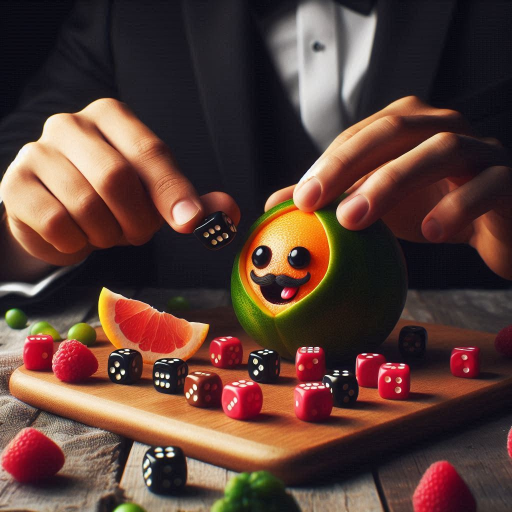
#> input picture multimedia/guayabita.png, 1024 x 1024 px (shown at 1/2 size); its folder holds 6 pictures in this run
$ python -i main.py   (imports and definitions only)
#> lines starting #> are read from the running program, lines starting #| are printed output that depends on the picture
import time
import tkinter as tk
import os
import cv2
import random
import sys
from tkinter import Label, font, Button, Entry
from PIL import Image, ImageTk

# fondos iniciales de los competidores
user_budget = 10
computer_budget = 10
table_budget = 2

# ventana inicial
# [4 lines not run here, left out]

# Aquí se usa letra cursiva
font_style = font.Font(family="Cursive", size=40)
font_style2 = font.Font(family="Cursive", size=70)

# Obtener la ruta del directorio donde se ejecuta el script
current_dir = os.path.dirname(os.path.abspath(__file__))
image_dir = os.path.join(current_dir, 'multimedia')

# Cargar la imagen original
# [1 line not run here, left out]

# Escalar la imagen a un tamaño específico, por ejemplo, (300, 200)
# [1 line that did not run here, left out]

# Convertir la imagen escalada a ImageTk.PhotoImage
# [1 line that did not run here, left out]

# label imagen
# [1 line that did not run here, left out]

#ubicar la imagen
# [1 line not run here, left out]


# funcion para aceptar jugar
def click_play_game():
    root.destroy()
    second_window()


# boton star_game
# [2 lines that did not run here, left out]
# [1 line not run here, left out]

#---------------------------------------------------------------------------------------------------#

# Variable global para almacenar la imagen capturada
image_capture = None

#variable para guardar el nombre
user_name = "".capitalize()

# Variables globales para los botones
bet_all_button_user = None
bet_minimum_button_user = None
bet_all_button_computer = None
bet_minimum_button_computer = None

# Variables para guardar resultados de lanzamientos
user_throw1 = None
user_throw2 = None
user_throw3 = None
computer_throw1 = None
computer_throw2 = None
computer_throw3 = None


#--------------------------------------------------------------------------------------#
# funcion para obtener numero aleatorio
def roll_dice():
    return random.randint(1, 6)


# Eliminar botones existentes si existen
# [20 lines left out: functions delete_button_user, delete_button_computer, not called in this run]


set_up_window = None


# [486 lines left out: functions check_budget_table, third_window, not called in this run]


# funcion para abrir la segunda pestaña
def second_window():
    global image_capture
    set_up_window = tk.Tk()
    set_up_window.title("GUAYABITA GAME!!")
    set_up_window.configure(background='#edbb99')
    set_up_window.geometry('1000x700')

    # Aquí se usa letra cursiva
    font_style2 = font.Font(family="Cursive", size=20)
    font_style3 = ("Helvetica", 15)

    # funcion para
    # [51 lines left out: functions close_window, get_text, capture_photo, not called in this run]

    # Obtener la ruta del directorio donde se ejecuta el script
    current_dir = os.path.dirname(os.path.abspath(__file__))
    image_dir = os.path.join(current_dir, 'multimedia')

    # Cargar la imagen original
    original_image = Image.open(os.path.join(image_dir, 'guayabita.png'))
#> original_image is the input picture: PIL image 1024x1024 RGB; mean R, G, B 91.6, 63.8, 55.7
    brayan_original_image = Image.open(os.path.join(image_dir, 'brayan.png'))
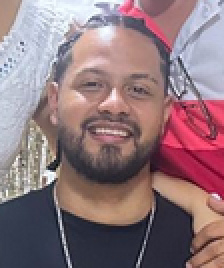
#> input picture multimedia/brayan.png, 112 x 134 px (shown 2 times larger)
#> brayan_original_image is the input picture: PIL image 112x134 RGBA; mean R, G, B, A 143, 117.7, 124, 255

    # Escalar la imagen a un tamaño específico, por ejemplo, (300, 200)
    scaled_image = original_image.resize((998, 200))
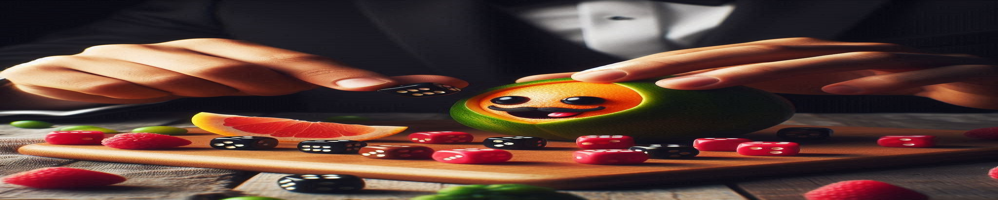
#> scaled_image: PIL image 998x200 RGB; mean R, G, B 91.6, 63.8, 55.7
    scaled_brayan_image = brayan_original_image.resize((200, 200))
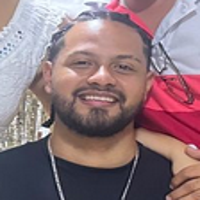
#> scaled_brayan_image: PIL image 200x200 RGBA; mean R, G, B, A 143, 117.7, 124, 255

    # Convertir la imagen escalada a ImageTk.PhotoImage
    guayabita_img = ImageTk.PhotoImage(scaled_image)
    brayan_img = ImageTk.PhotoImage(scaled_brayan_image)

    # label imagen
    guayabita_label = tk.Label(set_up_window, image=guayabita_img)
    brayan_label = tk.Label(set_up_window, image=brayan_img)

    # ubicar la imagen
    guayabita_label.grid(row=0, column=0, padx=0, pady=0)
    brayan_label.grid(row=1, column=0, padx=(550, 1), pady=20)

    # boton empezar
    empezar_button = tk.Button(set_up_window, bg='#82e0aa', text='EMPEZAR', height=1, width=10,
                               font=font_style2, command=close_window)
    empezar_button.grid(row=4, column=0, padx=(70, 1), pady=0)

    # crear cuadro de texto
    entry = tk.Entry(set_up_window, width=12, font=font_style2, bg="white")
    entry.grid(row=2, column=0, padx=(1, 400), pady=0)

    # Crear label nombre usuario
    name = tk.Label(set_up_window, bg='#edbb99', font=font_style3, text="¿NOMBRE?")
    name.grid(row=2, column=0, padx=(1, 800), pady=10)

    # boton insertar imagen usuario
    foto_usuario_button = tk.Button(set_up_window, bg='white', text='INSERTAR IMG', height=1, width=13,
                                    font=font_style3, command=capture_photo)
    foto_usuario_button.grid(row=3, column=0, padx=(1, 400), pady=30)

    # crear label nombre computer
    computer_name_label = tk.Label(set_up_window, text='BrayanPC', font=font_style2, bg='#edbb99')
    computer_name_label.grid(row=2, column=0, padx=(550, 1), pady=0)
    set_up_window.mainloop()


# [1 line not run here, left out]

>>> result = second_window()
